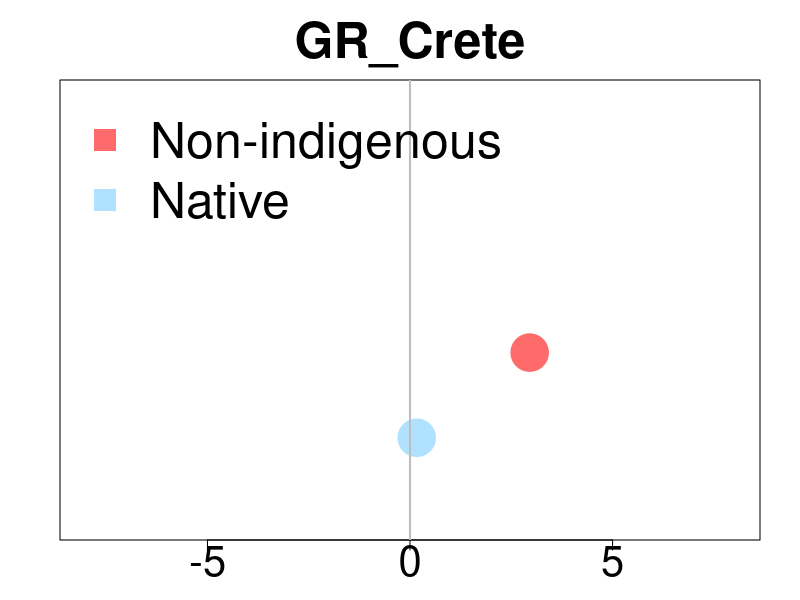
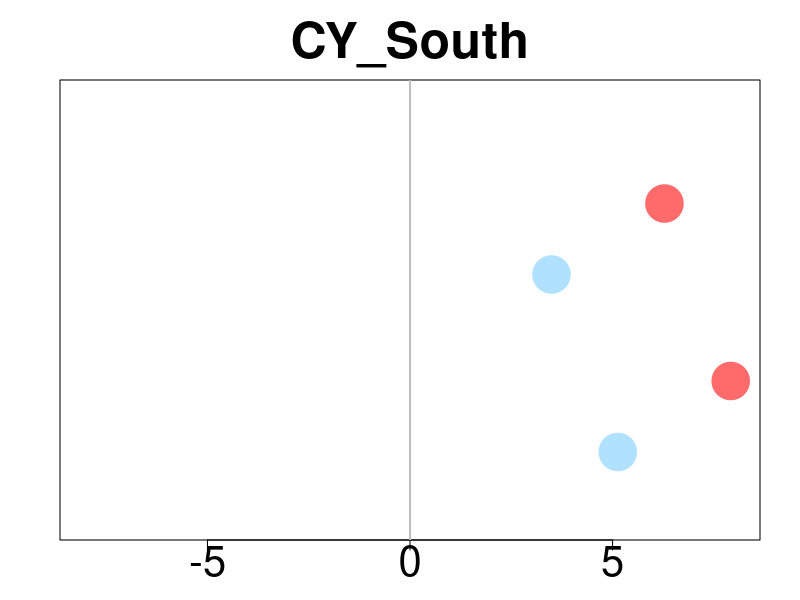
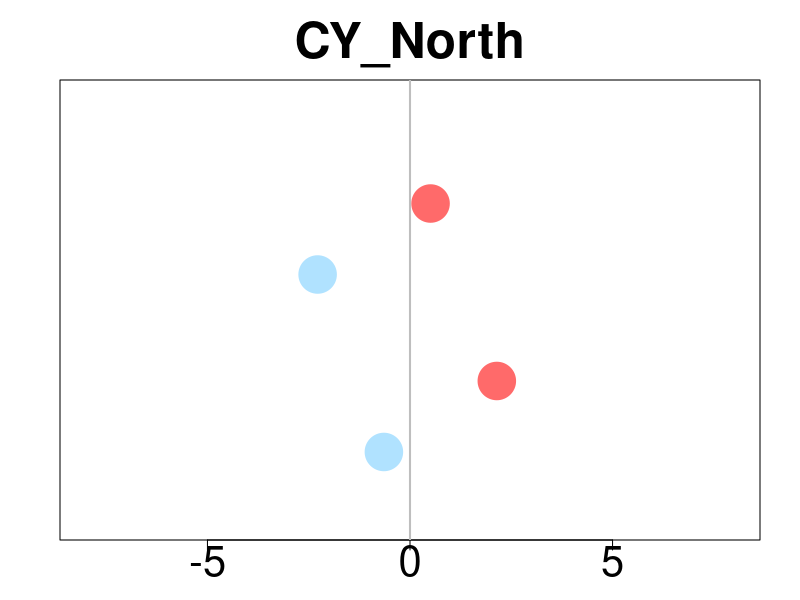
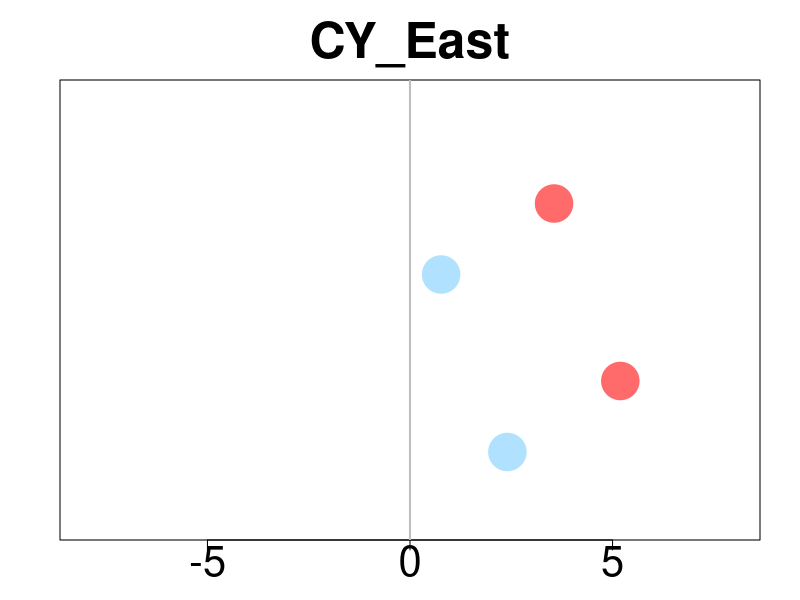
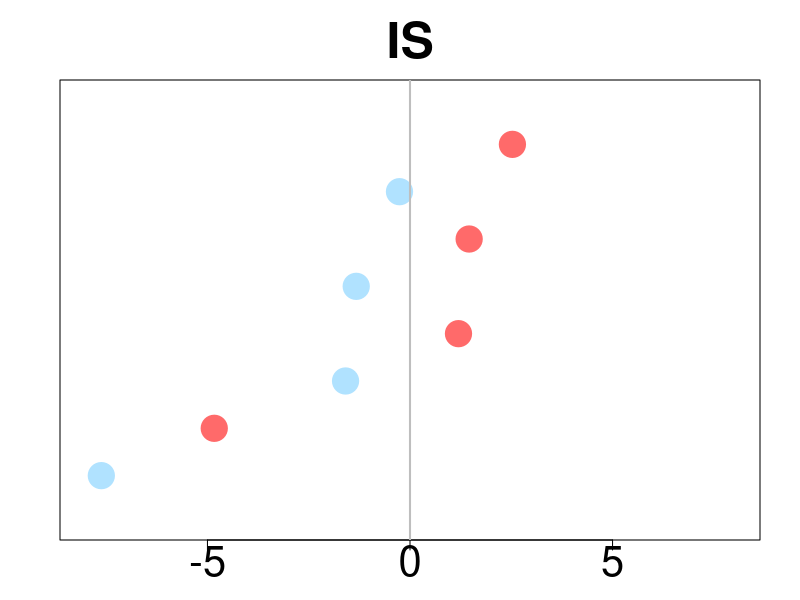
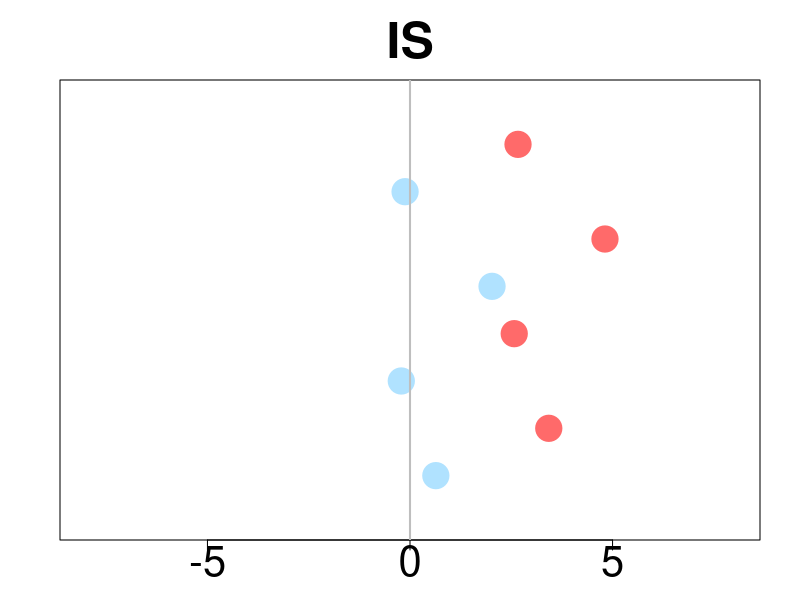

The R script that drew these images, in order:
##%######################################################%##
#                                                          #
####        Load R packages and set-up workspace        ####
#                                                          #
##%######################################################%##
resetPar <- function() {
  dev.new()
  op <- par(no.readonly = TRUE)
  dev.off()
  op
}
par(resetPar())

ipak <- function(pkg){
  new.pkg <- pkg[!(pkg %in% installed.packages()[, "Package"])]
  if (length(new.pkg)) 
    install.packages(new.pkg, dependencies = TRUE)
  sapply(pkg, require, character.only = TRUE)
}

# usage
packages <- c('readxl', 'writexl', 'vioplot', 'iNEXT', 'reshape2', 'dplyr')
ipak(packages)

##%######################################################%##
#                                                          #
####           Load Abundance data and combine          ####
#                                                          #
##%######################################################%##
Crete <- read_excel("output_data/Meta-analysis_Summary.xlsx", 
                    sheet = "Crete", col_types = c("text","text", "text",
                                                   "numeric", "numeric","numeric"))
CreteSP <- Crete[c(1,2),]
CreteSP$YPosition <-  c(2,1)

png(
  "output_plot/Figure1_CreteSubPlot.jpg",
  width = 8,
  height = 8,
  units = 'in',
  res = 800
)     
par(mfcol=c(1,1))
par(mar = c(3, 3, 4, 2))
par(cex.lab = 2, cex.axis = 3)

plot(CreteSP$YPosition ~ CreteSP$Pred, las = 1,
     ylim = c(0, 5),
     xlim = c(-8, 8),
     ylab = NA, xlab = NA, axes = TRUE, yaxt = "n", cex.main = 3,
     pch = 19,cex.axis= 2.5, cex = 5,
     main= "GR_Crete",
     col = c("indianred1","lightskyblue1"))


segments(CreteSP$Ci.l, CreteSP$YPosition, 
         CreteSP$Ci.b, CreteSP$YPosition, 
         lty = 2, lwd = 3.5,
         col = c("indianred1","lightskyblue1"))

abline( v= 0,col='grey', lty=1, lwd=2) 


legend("topleft", legend = c("Non-indigenous", "Native"), 
       col=c("indianred1","lightskyblue1"),
       pch = 15, bty = "n", pt.cex = 3, cex = 3,  horiz = F)


dev.off()

Cyprus_S <- read_excel("output_data/Meta-analysis_Summary.xlsx", 
                       sheet = "Cyprus_S", col_types = c("text","text", "text",
                                                         "numeric", "numeric","numeric"))
CyprusSP_S <- Cyprus_S[c(1:4),]
CyprusSP_S$YPosition <-  c(4.5,3.5,2,1)


png(
  "output_plot/Figure1_CyprusSSubPlot.jpg",
  width = 8,
  height = 8,
  units = 'in',
  res = 800
)     
par(mfcol=c(1,1))
par(mar = c(3, 3, 4, 2))
par(cex.lab = 2, cex.axis = 3)

plot(CyprusSP_S$YPosition ~ CyprusSP_S$Pred, las = 1,
     ylim = c(0, 6),
     xlim = c(-8, 8),
     ylab = NA, xlab = NA, axes = TRUE, yaxt = "n", cex.main = 3,
     pch = 19,cex.axis= 2.5, cex = 5,
     main= "CY_South",
     col = c("indianred1","lightskyblue1"))


segments(CyprusSP_S$Ci.l, CyprusSP_S$YPosition, 
         CyprusSP_S$Ci.b, CyprusSP_S$YPosition, 
         lty = 2, lwd = 3.5,
         col = c("indianred1","lightskyblue1"))

abline( v= 0,col='grey', lty=1, lwd=2) 



dev.off()

Cyprus_N <- read_excel("output_data/Meta-analysis_Summary.xlsx", 
                       sheet = "Cyprus_N", col_types = c("text","text", "text",
                                                         "numeric", "numeric","numeric"))
CyprusSP_N <- Cyprus_N[c(1:4),]
CyprusSP_N$YPosition <-  c(4.5,3.5,2,1)


png(
  "output_plot/Figure1_CyprusNSubPlot.jpg",
  width = 8,
  height = 8,
  units = 'in',
  res = 800
)     
par(mfcol=c(1,1))
par(mar = c(3, 3, 4, 2))
par(cex.lab = 2, cex.axis = 3)

plot(CyprusSP_N$YPosition ~ CyprusSP_N$Pred, las = 1,
     ylim = c(0, 6),
     xlim = c(-8, 8),
     ylab = NA, xlab = NA, axes = TRUE, yaxt = "n", cex.main = 3,
     pch = 19,cex.axis= 2.5, cex = 5,
     main= "CY_North",
     col = c("indianred1","lightskyblue1"))


segments(CyprusSP_N$Ci.l, CyprusSP_N$YPosition, 
         CyprusSP_N$Ci.b, CyprusSP_N$YPosition, 
         lty = 2, lwd = 3.5,
         col = c("indianred1","lightskyblue1"))

abline( v= 0,col='grey', lty=1, lwd=2) 



dev.off()

Cyprus_E <- read_excel("output_data/Meta-analysis_Summary.xlsx", 
                       sheet = "Cyprus_E", col_types = c("text","text", "text",
                                                         "numeric", "numeric","numeric"))
CyprusSP_E <- Cyprus_E[c(1:4),]
CyprusSP_E$YPosition <-  c(4.5,3.5,2,1)


png(
  "output_plot/Figure1_CyprusESubPlot.jpg",
  width = 8,
  height = 8,
  units = 'in',
  res = 800
)     
par(mfcol=c(1,1))
par(mar = c(3, 3, 4, 2))
par(cex.lab = 2, cex.axis = 3)

plot(CyprusSP_E$YPosition ~ CyprusSP_E$Pred, las = 1,
     ylim = c(0, 6),
     xlim = c(-8, 8),
     ylab = NA, xlab = NA, axes = TRUE, yaxt = "n", cex.main = 3,
     pch = 19,cex.axis= 2.5, cex = 5,
     main= "CY_East",
     col = c("indianred1","lightskyblue1"))


segments(CyprusSP_E$Ci.l, CyprusSP_E$YPosition, 
         CyprusSP_E$Ci.b, CyprusSP_E$YPosition, 
         lty = 2, lwd = 3.5,
         col = c("indianred1","lightskyblue1"))

abline( v= 0,col='grey', lty=1, lwd=2) 



dev.off()


##%######################################################%##
#                                                          #
####                      Israel plot                   ####
#                                                          #
##%######################################################%##
Israel_Mollusc <- read_excel("output_data/Meta-analysis_Summary.xlsx", 
                             sheet = "Israel_Mollusc", col_types = c("text","text", "text",
                                                                     "numeric", "numeric","numeric"))
Israel_Mollusc$YPosition <-  c(26,25,24,23,22,21,20,19,
                               17,16,15,14,13,12,11,10,
                               8,7,6,5,4,3,2,1)

Israel_MolluscSP <- Israel_Mollusc[c(1:8),]
Israel_MolluscSP$YPosition <-  c(8,7,6,5,4,3,2,1)

Israel_Fish <- read_excel("output_data/Meta-analysis_Summary.xlsx", 
                          sheet = "Israel_Fish", col_types = c("text","text", "text",
                                                               "numeric", "numeric","numeric"))
Israel_Fish$YPosition <-  c(26,25,24,23,22,21,20,19,
                            17,16,15,14,13,12,11,10,
                            8,7,6,5,4,3,2,1)

Israel_FishSP <- Israel_Fish[c(1:8),]
Israel_FishSP$YPosition <-  c(8,7,6,5,4,3,2,1)


png(
  "output_plot/Figure1_IsraelMolluscSubPlot.jpg",
  width = 8,
  height = 10,
  units = 'in',
  res = 800
)     
par(mfcol=c(1,1))
par(mar = c(3, 3, 4, 2))
par(cex.lab = 2, cex.axis = 3)

plot(Israel_MolluscSP$YPosition ~ Israel_MolluscSP$Pred, las = 1,
     ylim = c(0, 9),
     xlim = c(-8, 8),
     ylab = NA, xlab = NA, axes = TRUE, yaxt = "n", cex.main = 3,
     pch = 19,cex.axis= 2.5, cex = 3.5,
     main= "IS",
     col = c("indianred1","lightskyblue1"))


segments(Israel_MolluscSP$Ci.l, Israel_MolluscSP$YPosition, 
         Israel_MolluscSP$Ci.b, Israel_MolluscSP$YPosition, 
         lty = 2, lwd = 3.5,
         col = c("indianred1","lightskyblue1"))

abline( v= 0,col='grey', lty=1, lwd=2) 

dev.off()


png(
  "output_plot/Figure1_IsraelFishSubPlot.jpg",
  width = 8,
  height = 10,
  units = 'in',
  res = 800
)     
par(mfcol=c(1,1))
par(mar = c(3, 3, 4, 2))
par(cex.lab = 2, cex.axis = 3)

plot(Israel_FishSP$YPosition ~ Israel_FishSP$Pred, las = 1,
     ylim = c(0, 9),
     xlim = c(-8, 8),
     ylab = NA, xlab = NA, axes = TRUE, yaxt = "n", cex.main = 3,
     pch = 19,cex.axis= 2.5, cex = 3.5,
     main= "IS",
     col = c("indianred1","lightskyblue1"))


segments(Israel_FishSP$Ci.l, Israel_FishSP$YPosition, 
         Israel_FishSP$Ci.b, Israel_FishSP$YPosition, 
         lty = 2, lwd = 3.5,
         col = c("indianred1","lightskyblue1"))

abline( v= 0,col='grey', lty=1, lwd=2) 

dev.off()
